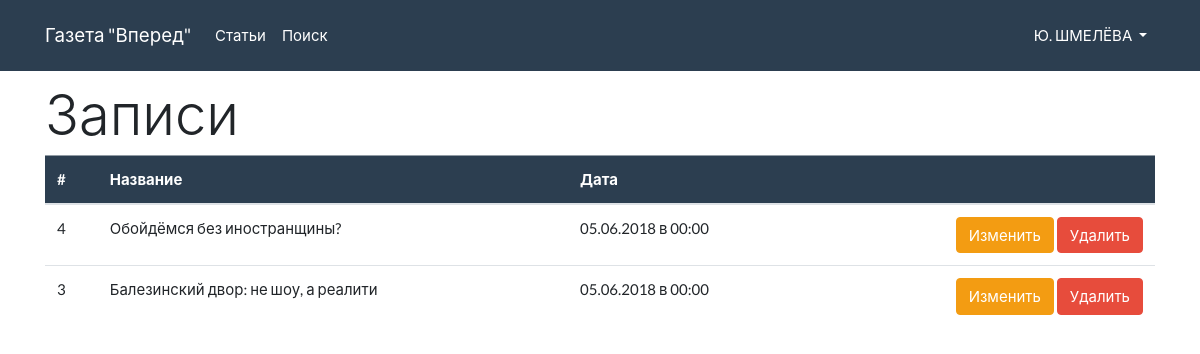
/posts.php (signed in), run on the app's committed database.
### tables this page shows
CREATE TABLE "posts" (
	`ID`	INTEGER PRIMARY KEY AUTOINCREMENT,
	`Name`	TEXT NOT NULL,
	`Author`	INTEGER,
	`Date`	INTEGER DEFAULT 0,
	`Content`	TEXT,
	FOREIGN KEY(`Author`) REFERENCES `authors`(`ID`)
);

### includes/sqlite.php (called while the page is built, shortened)
<?php
class DB
{
    private $db;
    public function __construct($dbfile = ':memory:')
    {
        $this->db = new SQLite3($dbfile);
        $this->db->createFunction('lower', 'lower');
    }
    public function query(string $query)
    {
        $result = $this->db->query($query);
        $array = array();
        while ($row = $result->fetchArray()) {
            $array[] = $row;
        }
        return $array;
    }
    public function select($table, $fields = '*', string $where = '1', $order = array(), int $limit = -1, int $offset = 0)
    {
        $_order = '';
        $countOrder = count($order);
        if ($countOrder > 0) {
            if ($countOrder == 1) {
                $_order .= '`' . $order[0] . '`';
            } else {
                $_order .= '`' . $order[0] . '` ' . $order[1];
            }
            $order = 'ORDER BY ' . $_order;
        } else {
            $order = '';
        }
        if ($limit >= 0) {
            $limit = 'LIMIT ' . $offset . ', ' . $limit;
        } else {
            $limit = '';
        }
        if (!is_array($table)) $table = array($table);
        $tables = '';
        $countTables = count($table);
        for($i = 0; $i < $countTables; $i++) {
            $tables .= '`' . $table[$i] . '`';;
        }
        $query = "SELECT $fields FROM $tables WHERE $where $order $limit;";
        $result = $this->query($query);
        return $result;
    }
}

### posts.php (the view, shortened to what this page needs)
<?php
include "includes/header.php";
$db = new DB('archive.db');
$user = $_SESSION['id'];
$posts = $db->select('posts', '*', 'Author = "' . $user . '"', ['id', 'DESC']);
?>
    <main class="container">
        <h2 class="display-4">Записи</h2>
        <div class="table-responsive">
            <table class="table">
                <thead>
                <tr class="table-primary">
                    <th scope="col">#</th>
                    <th scope="col">Название</th>
                    <th scope="col">Дата</th>
                    <th scope="col"> </th>
                </tr>
                </thead>
                <tbody>
                <?php if ($posts): ?>
                    <?php foreach ($posts as $post): ?>
                        <tr>
                            <td><?= $post['ID']; ?></td>
                            <td><?= $post['Name']; ?></td>
                            <td><?= date('d.m.Y в H:i', $post['Date']); ?></td>
                            <td style="text-align: right;">
                                <a href="/edit-post.php?id=<?= $post['ID']; ?>" class="btn btn-warning">Изменить</a>
                                <a href="/delete-post.php?id=<?= $post['ID']; ?>" class="btn btn-danger">Удалить</a>
                            </td>
                        </tr>
                    <?php endforeach; ?>
                <?php else: ?>
                    <tr>
                        <td colspan="4">Нет записей</td>
                    </tr>
                <?php endif; ?>
                </tbody>
            </table>
        </div>
    </main>
<?php
include "includes/footer.php";

### style.css (style rules this page uses)
body { padding-top: 80px; }

### data on the page
posts: ID "4", Name "Обойдёмся без иностранщины?", Date "05.06.2018 в 00:00"
posts: ID "3", Name "Балезинский двор: не шоу, а реалити", Date "05.06.2018 в 00:00"

### other printed values
$_SESSION['name'] "Ю. ШМЕЛЁВА"
